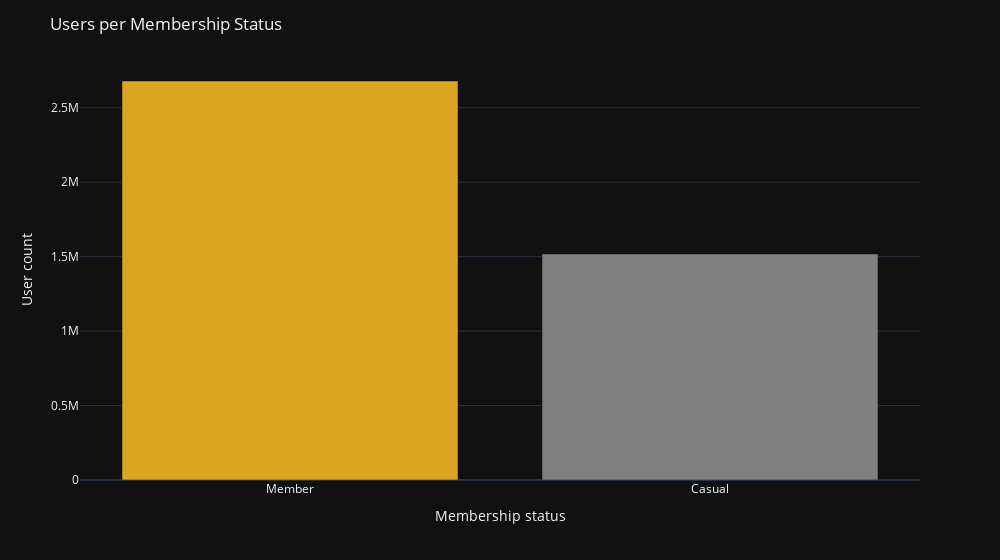

This figure's notebook cell:
### Code cell
members_bar = px.bar(
    members,
    width=1000,
    x='member_casual',
    y='count',
    color='member_casual',
    template='plotly_dark',
    color_discrete_sequence=["goldenrod", "gray"],
)

members_bar.update_layout(
    xaxis_title='Membership status', 
    yaxis_title='User count', 
    title='Users per Membership Status',
    showlegend=False,
    xaxis=dict(
        tickvals=members['member_casual'],
        ticktext=['Member', 'Casual']
    )
)

members_bar.show()

### Figure 1 — Plotly figure (JSON) as saved in the notebook; plotly's stock layout.template omitted (floating-point values rounded to 4 significant figures)
{"data": [{"hovertemplate": "member_casual=%{x}<br>count=%{y}<extra></extra>", "legendgroup": "member", "marker": {"color": "goldenrod", "pattern": {"shape": ""}}, "name": "member", "orientation": "v", "showlegend": true, "textposition": "auto", "type": "bar", "x": ["member"], "xaxis": "x", "y": [2680018], "yaxis": "y"}, {"hovertemplate": "member_casual=%{x}<br>count=%{y}<extra></extra>", "legendgroup": "casual", "marker": {"color": "gray", "pattern": {"shape": ""}}, "name": "casual", "orientation": "v", "showlegend": true, "textposition": "auto", "type": "bar", "x": ["casual"], "xaxis": "x", "y": [1518317], "yaxis": "y"}], "layout": {"barmode": "relative", "legend": {"title": {"text": "member_casual"}, "tracegroupgap": 0}, "margin": {"t": 60}, "showlegend": false, "title": {"text": "Users per Membership Status"}, "width": 1000, "xaxis": {"anchor": "y", "categoryarray": ["member", "casual"], "categoryorder": "array", "domain": [0, 1], "ticktext": ["Member", "Casual"], "tickvals": ["member", "casual"], "title": {"text": "Membership status"}}, "yaxis": {"anchor": "x", "domain": [0, 1], "title": {"text": "User count"}}}}
